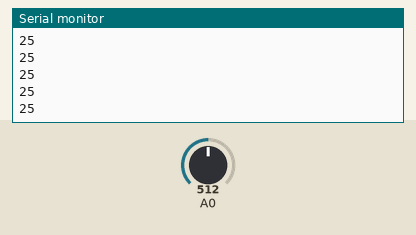
Simulated run of this sketch. Board: Arduino Uno, built with avr-gcc and run on an emulated ATmega328P. Shown: the last lines printed to the serial monitor. The test bench sets the inputs (shaded band); at power-on: A0 = 512.

Above: at 1.2 s.
1.3 s: A0 set to 716
At 1.9 s:
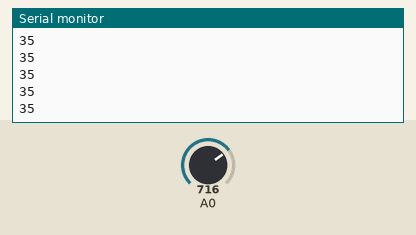
2.8 s: A0 set to 900
At 3.7 s:
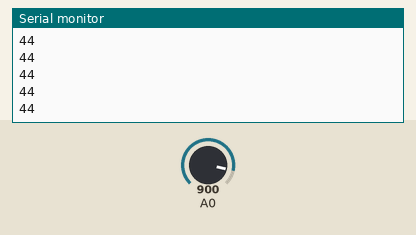
Timing chart, 0 to 5.8 s (numbered marks = the images above; inputs shaded):
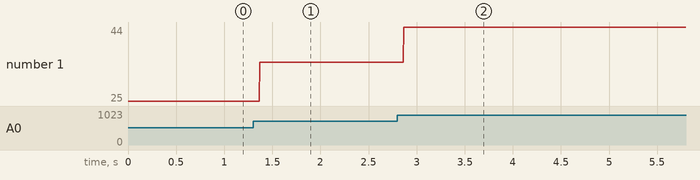

The sketch:

Test_Potentiometer.ino
```cpp
void setup() {
  // initialize serial communication at 9600 bits per second:
  Serial.begin(9600);
}

// the loop routine runs over and over again forever:
void loop() {
  // read the input on analog pin 0:
  int sensorValue = analogRead(A0);
  // print out the value you read:

  int normPotentiometer = map(sensorValue, 0, 1023, 1, 50);
  Serial.println(normPotentiometer);
  delay(1);  // delay in between reads for stability
}
```

Measured:
- after the input at 1.3 s, the serial monitor: prints a new line after 0.07 s (image 1)
- after the input at 2.8 s, the serial monitor: prints a new line after 0.07 s (image 2)
- plotted number 1: 25 → 35 after the input at 1.3 s, 35 → 44 after the input at 2.8 s
